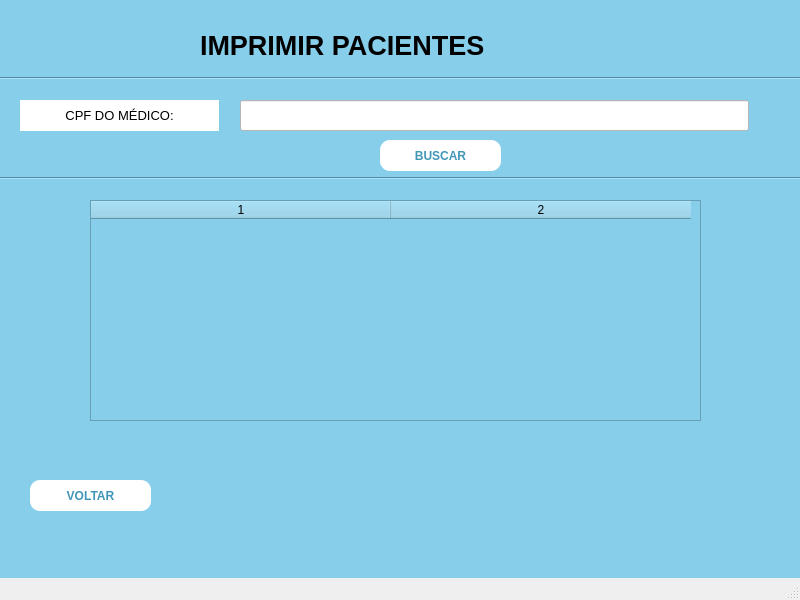
<?xml version="1.0" encoding="UTF-8"?>
<ui version="4.0">
 <class>MainWindow</class>
 <widget class="QMainWindow" name="MainWindow">
  <property name="geometry">
   <rect>
    <x>0</x>
    <y>0</y>
    <width>800</width>
    <height>600</height>
   </rect>
  </property>
  <property name="font">
   <font>
    <pointsize>10</pointsize>
   </font>
  </property>
  <property name="windowTitle">
   <string>MainWindow</string>
  </property>
  <property name="styleSheet">
   <string notr="true"/>
  </property>
  <property name="animated">
   <bool>true</bool>
  </property>
  <widget class="QWidget" name="centralwidget">
   <property name="styleSheet">
    <string notr="true">background-color: skyblue;</string>
   </property>
   <widget class="QLabel" name="label">
    <property name="geometry">
     <rect>
      <x>200</x>
      <y>20</y>
      <width>421</width>
      <height>51</height>
     </rect>
    </property>
    <property name="font">
     <font>
      <pointsize>20</pointsize>
      <weight>75</weight>
      <bold>true</bold>
     </font>
    </property>
    <property name="frameShape">
     <enum>QFrame::NoFrame</enum>
    </property>
    <property name="text">
     <string>IMPRIMIR PACIENTES</string>
    </property>
    <property name="textFormat">
     <enum>Qt::AutoText</enum>
    </property>
    <property name="alignment">
     <set>Qt::AlignLeading|Qt::AlignLeft|Qt::AlignVCenter</set>
    </property>
   </widget>
   <widget class="QPushButton" name="pushButton_2">
    <property name="geometry">
     <rect>
      <x>30</x>
      <y>480</y>
      <width>121</width>
      <height>31</height>
     </rect>
    </property>
    <property name="font">
     <font>
      <weight>75</weight>
      <bold>true</bold>
     </font>
    </property>
    <property name="styleSheet">
     <string notr="true">QPushButton {
    background-color: white;  /* Cor de fundo */
    color: rgb(65, 150, 183);  /* Cor do texto */
    border-radius: 10px;  /* Raio dos cantos */
    padding: 10px 20px;  /* Preenchimento interno */
}

QPushButton:hover {
    color: white;
    background-color: rgb(8, 113, 155);  /* Cor de fundo ao passar o mouse */
}</string>
    </property>
    <property name="text">
     <string>VOLTAR</string>
    </property>
   </widget>
   <widget class="Line" name="line">
    <property name="geometry">
     <rect>
      <x>0</x>
      <y>170</y>
      <width>801</width>
      <height>16</height>
     </rect>
    </property>
    <property name="orientation">
     <enum>Qt::Horizontal</enum>
    </property>
   </widget>
   <widget class="QLabel" name="label_2">
    <property name="geometry">
     <rect>
      <x>20</x>
      <y>100</y>
      <width>199</width>
      <height>31</height>
     </rect>
    </property>
    <property name="styleSheet">
     <string notr="true">background-color: white;</string>
    </property>
    <property name="text">
     <string>CPF DO MÉDICO:</string>
    </property>
    <property name="alignment">
     <set>Qt::AlignCenter</set>
    </property>
   </widget>
   <widget class="QLineEdit" name="lineEdit">
    <property name="geometry">
     <rect>
      <x>240</x>
      <y>100</y>
      <width>509</width>
      <height>31</height>
     </rect>
    </property>
    <property name="styleSheet">
     <string notr="true">background-color: white;</string>
    </property>
   </widget>
   <widget class="Line" name="line_2">
    <property name="geometry">
     <rect>
      <x>0</x>
      <y>70</y>
      <width>801</width>
      <height>16</height>
     </rect>
    </property>
    <property name="orientation">
     <enum>Qt::Horizontal</enum>
    </property>
   </widget>
   <widget class="QPushButton" name="pushButton">
    <property name="geometry">
     <rect>
      <x>380</x>
      <y>140</y>
      <width>121</width>
      <height>31</height>
     </rect>
    </property>
    <property name="font">
     <font>
      <weight>75</weight>
      <bold>true</bold>
     </font>
    </property>
    <property name="styleSheet">
     <string notr="true">QPushButton {
    background-color: white;  /* Cor de fundo */
    color: rgb(65, 150, 183);  /* Cor do texto */
    border-radius: 10px;  /* Raio dos cantos */
    padding: 10px 20px;  /* Preenchimento interno */
}

QPushButton:hover {
    color: white;
    background-color: rgb(8, 113, 155);  /* Cor de fundo ao passar o mouse */
}</string>
    </property>
    <property name="text">
     <string>BUSCAR</string>
    </property>
   </widget>
   <widget class="QTableWidget" name="tableWidget">
    <property name="geometry">
     <rect>
      <x>90</x>
      <y>200</y>
      <width>611</width>
      <height>221</height>
     </rect>
    </property>
    <property name="frameShape">
     <enum>QFrame::StyledPanel</enum>
    </property>
    <property name="lineWidth">
     <number>1</number>
    </property>
    <property name="midLineWidth">
     <number>2</number>
    </property>
    <property name="rowCount">
     <number>0</number>
    </property>
    <property name="columnCount">
     <number>2</number>
    </property>
    <attribute name="horizontalHeaderDefaultSectionSize">
     <number>300</number>
    </attribute>
    <column/>
    <column/>
   </widget>
  </widget>
  <widget class="QMenuBar" name="menubar">
   <property name="geometry">
    <rect>
     <x>0</x>
     <y>0</y>
     <width>800</width>
     <height>26</height>
    </rect>
   </property>
  </widget>
  <widget class="QStatusBar" name="statusbar"/>
 </widget>
 <resources/>
 <connections/>
</ui>
